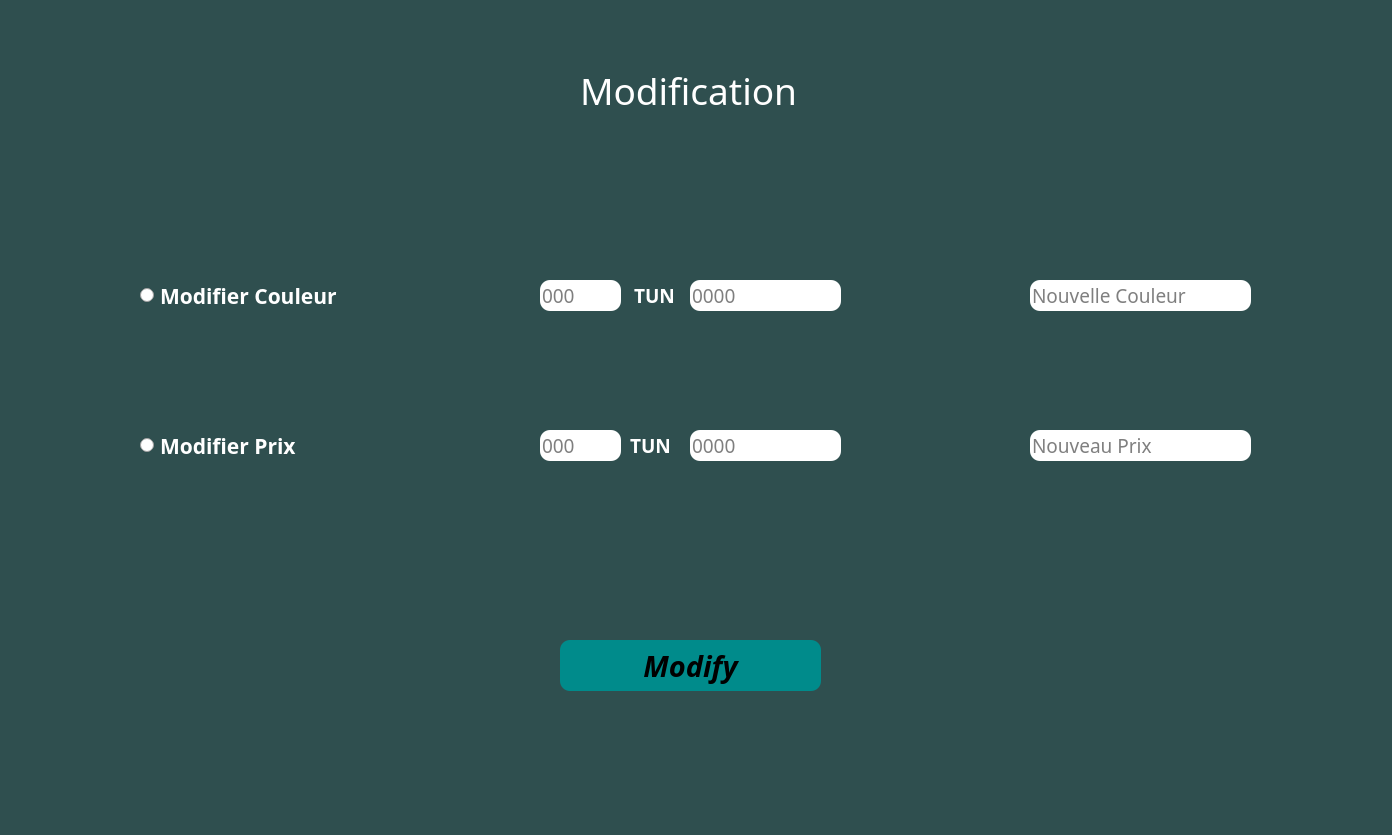
<?xml version="1.0" encoding="UTF-8"?>
<ui version="4.0">
 <class>Dialog</class>
 <widget class="QDialog" name="Dialog">
  <property name="geometry">
   <rect>
    <x>0</x>
    <y>0</y>
    <width>1392</width>
    <height>835</height>
   </rect>
  </property>
  <property name="windowTitle">
   <string>Dialog</string>
  </property>
  <property name="styleSheet">
   <string notr="true">background-color:DarkSlateGrey</string>
  </property>
  <widget class="QLabel" name="label">
   <property name="geometry">
    <rect>
     <x>-10</x>
     <y>-30</y>
     <width>1401</width>
     <height>861</height>
    </rect>
   </property>
   <property name="text">
    <string/>
   </property>
   <property name="pixmap">
    <pixmap resource="mothak4.qrc">:/pics/b1.jpg</pixmap>
   </property>
   <property name="scaledContents">
    <bool>true</bool>
   </property>
  </widget>
  <widget class="QLabel" name="label_2">
   <property name="geometry">
    <rect>
     <x>580</x>
     <y>60</y>
     <width>371</width>
     <height>61</height>
    </rect>
   </property>
   <property name="font">
    <font>
     <family>Bernard MT Condensed</family>
     <pointsize>28</pointsize>
    </font>
   </property>
   <property name="styleSheet">
    <string notr="true">background-color:none;
color:white</string>
   </property>
   <property name="text">
    <string>Modification</string>
   </property>
  </widget>
  <widget class="QRadioButton" name="radioButton">
   <property name="geometry">
    <rect>
     <x>140</x>
     <y>280</y>
     <width>251</width>
     <height>31</height>
    </rect>
   </property>
   <property name="font">
    <font>
     <family>Segoe UI Variable Text Semibold</family>
     <pointsize>16</pointsize>
     <weight>75</weight>
     <bold>true</bold>
    </font>
   </property>
   <property name="styleSheet">
    <string notr="true">background-color:none;
color:white</string>
   </property>
   <property name="text">
    <string>Modifier Couleur</string>
   </property>
  </widget>
  <widget class="QRadioButton" name="radioButton_2">
   <property name="geometry">
    <rect>
     <x>140</x>
     <y>430</y>
     <width>211</width>
     <height>31</height>
    </rect>
   </property>
   <property name="font">
    <font>
     <family>Segoe UI Variable Text Semibold</family>
     <pointsize>16</pointsize>
     <weight>75</weight>
     <bold>true</bold>
    </font>
   </property>
   <property name="styleSheet">
    <string notr="true">background-color:none;
color:white</string>
   </property>
   <property name="text">
    <string>Modifier Prix</string>
   </property>
  </widget>
  <widget class="QLineEdit" name="lineEdit">
   <property name="geometry">
    <rect>
     <x>540</x>
     <y>280</y>
     <width>81</width>
     <height>31</height>
    </rect>
   </property>
   <property name="font">
    <font>
     <family>Modern No. 20</family>
     <pointsize>14</pointsize>
    </font>
   </property>
   <property name="styleSheet">
    <string notr="true">QLineEdit{
border-style: outset;
background-color:white;
    border-radius: 10px;
}
QLineEdit:focus{
border:1.5px solid
}</string>
   </property>
   <property name="placeholderText">
    <string>000</string>
   </property>
  </widget>
  <widget class="QLineEdit" name="lineEdit_2">
   <property name="geometry">
    <rect>
     <x>690</x>
     <y>280</y>
     <width>151</width>
     <height>31</height>
    </rect>
   </property>
   <property name="font">
    <font>
     <family>Modern No. 20</family>
     <pointsize>14</pointsize>
    </font>
   </property>
   <property name="styleSheet">
    <string notr="true">QLineEdit{
border-style: outset;
background-color:white;
    border-radius: 10px;
}
QLineEdit:focus{
border:1.5px solid
}</string>
   </property>
   <property name="placeholderText">
    <string>0000</string>
   </property>
  </widget>
  <widget class="QLineEdit" name="lineEdit_3">
   <property name="geometry">
    <rect>
     <x>540</x>
     <y>430</y>
     <width>81</width>
     <height>31</height>
    </rect>
   </property>
   <property name="font">
    <font>
     <family>Modern No. 20</family>
     <pointsize>14</pointsize>
    </font>
   </property>
   <property name="styleSheet">
    <string notr="true">QLineEdit{
border-style: outset;
background-color:white;
    border-radius: 10px;
}
QLineEdit:focus{
border:1.5px solid
}</string>
   </property>
   <property name="placeholderText">
    <string>000</string>
   </property>
  </widget>
  <widget class="QLineEdit" name="lineEdit_4">
   <property name="geometry">
    <rect>
     <x>690</x>
     <y>430</y>
     <width>151</width>
     <height>31</height>
    </rect>
   </property>
   <property name="font">
    <font>
     <family>Modern No. 20</family>
     <pointsize>14</pointsize>
    </font>
   </property>
   <property name="styleSheet">
    <string notr="true">QLineEdit{
border-style: outset;
background-color:white;
    border-radius: 10px;
}
QLineEdit:focus{
border:1.5px solid
}</string>
   </property>
   <property name="placeholderText">
    <string>0000</string>
   </property>
  </widget>
  <widget class="QLineEdit" name="lineEdit_5">
   <property name="geometry">
    <rect>
     <x>1030</x>
     <y>280</y>
     <width>221</width>
     <height>31</height>
    </rect>
   </property>
   <property name="font">
    <font>
     <family>Modern No. 20</family>
     <pointsize>14</pointsize>
    </font>
   </property>
   <property name="styleSheet">
    <string notr="true">QLineEdit{
border-style: outset;
background-color:white;
    border-radius: 10px;
}
QLineEdit:focus{
border:1.5px solid
}</string>
   </property>
   <property name="placeholderText">
    <string>Nouvelle Couleur</string>
   </property>
  </widget>
  <widget class="QLineEdit" name="lineEdit_6">
   <property name="geometry">
    <rect>
     <x>1030</x>
     <y>430</y>
     <width>221</width>
     <height>31</height>
    </rect>
   </property>
   <property name="font">
    <font>
     <family>Modern No. 20</family>
     <pointsize>14</pointsize>
    </font>
   </property>
   <property name="styleSheet">
    <string notr="true">QLineEdit{
border-style: outset;
background-color:white;
    border-radius: 10px;
}
QLineEdit:focus{
border:1.5px solid
}</string>
   </property>
   <property name="placeholderText">
    <string>Nouveau Prix</string>
   </property>
  </widget>
  <widget class="QPushButton" name="pushButton">
   <property name="geometry">
    <rect>
     <x>560</x>
     <y>640</y>
     <width>261</width>
     <height>51</height>
    </rect>
   </property>
   <property name="font">
    <font>
     <family>Monotype Corsiva</family>
     <pointsize>22</pointsize>
     <weight>75</weight>
     <italic>true</italic>
     <bold>true</bold>
    </font>
   </property>
   <property name="styleSheet">
    <string notr="true">QPushButton{
border-style: outset;
background-color:DarkCyan;
    border-radius: 10px;
}
QPushButton:hover{
background-color:MediumSeaGreen
}</string>
   </property>
   <property name="text">
    <string>Modify</string>
   </property>
  </widget>
  <widget class="QLabel" name="label_3">
   <property name="geometry">
    <rect>
     <x>634</x>
     <y>280</y>
     <width>51</width>
     <height>31</height>
    </rect>
   </property>
   <property name="font">
    <font>
     <family>Segoe UI Variable Text Semibold</family>
     <pointsize>14</pointsize>
     <weight>75</weight>
     <bold>true</bold>
    </font>
   </property>
   <property name="styleSheet">
    <string notr="true">background-color:none;
color:white</string>
   </property>
   <property name="text">
    <string>TUN</string>
   </property>
  </widget>
  <widget class="QLabel" name="label_4">
   <property name="geometry">
    <rect>
     <x>630</x>
     <y>430</y>
     <width>61</width>
     <height>31</height>
    </rect>
   </property>
   <property name="font">
    <font>
     <family>Segoe UI Variable Text Semibold</family>
     <pointsize>14</pointsize>
     <weight>75</weight>
     <bold>true</bold>
    </font>
   </property>
   <property name="styleSheet">
    <string notr="true">background-color:none;
color:white</string>
   </property>
   <property name="text">
    <string>TUN</string>
   </property>
  </widget>
 </widget>
 <resources>
  <include location="mothak4.qrc"/>
  <include location="mothak5.qrc"/>
  <include location="../../Users/LENOVO/Desktop/projet_design/mothak5.qrc"/>
 </resources>
 <connections/>
</ui>
